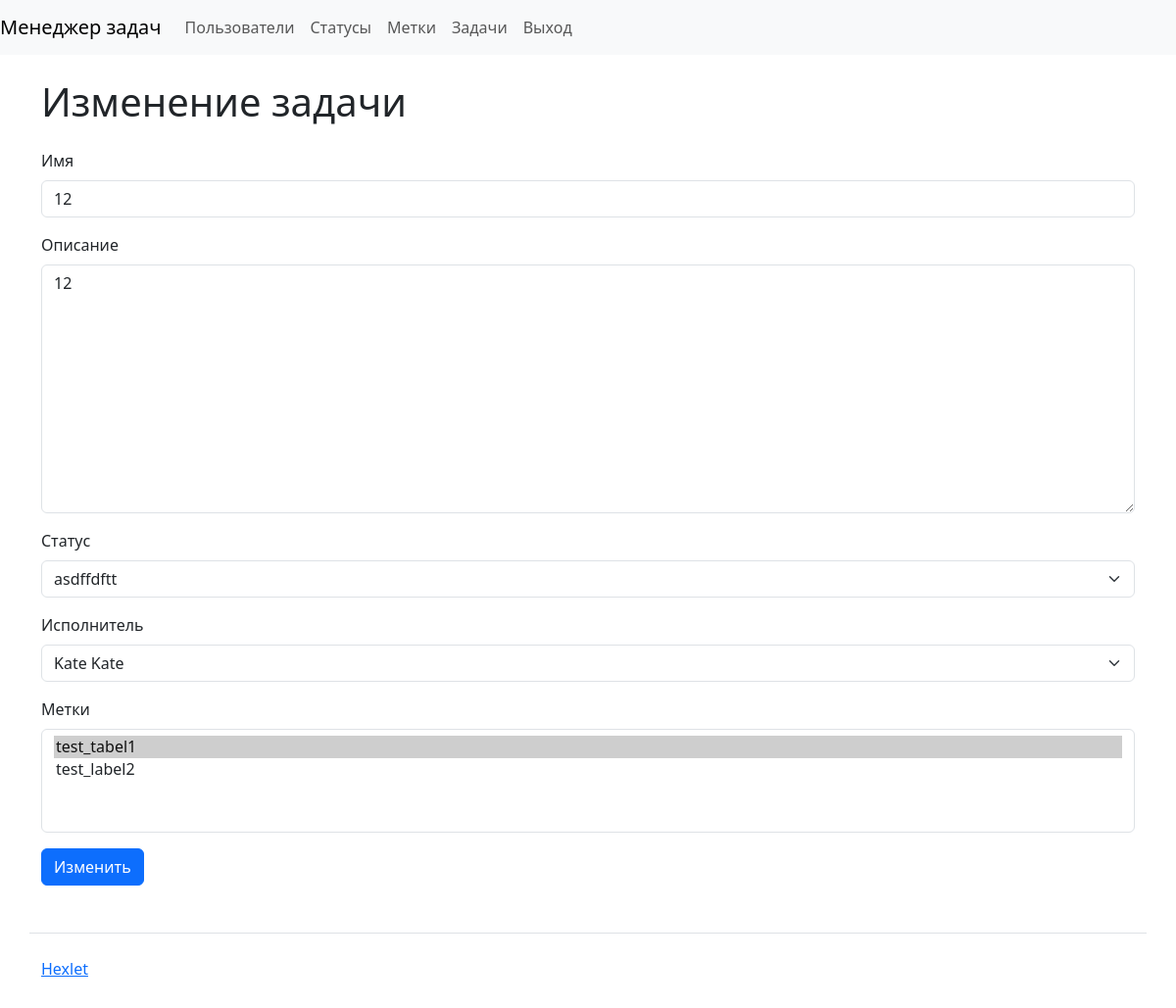
The page /tasks/14/update/ (signed in) on the database as committed earlier.
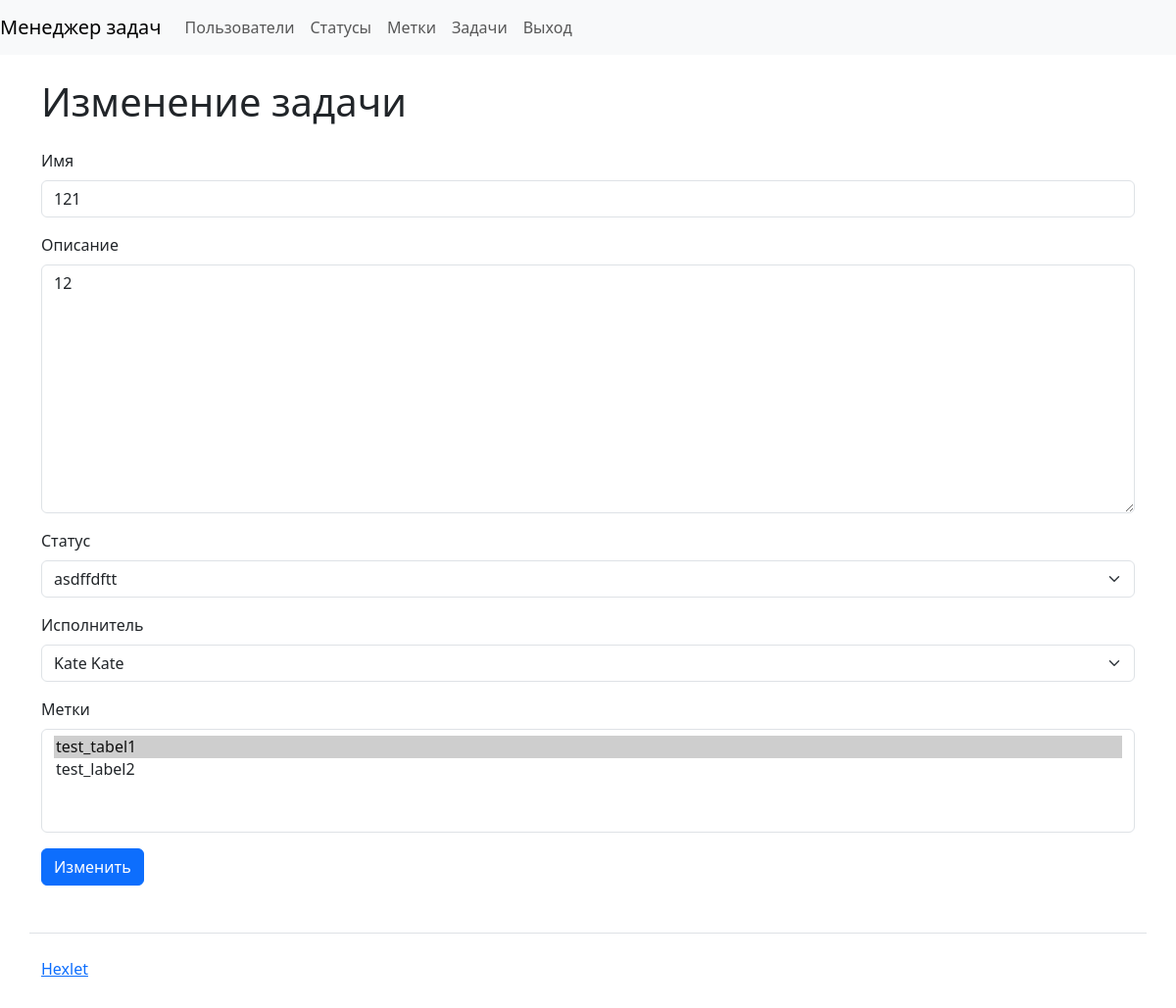
The same page on the database as committed later.
### task_manager/tasks/models.py (models this page shows, shortened)
class Task(models.Model):
    name = models.CharField(max_length=255)
    description = models.CharField(max_length=255)
    status = models.ForeignKey(
        Status, on_delete=models.RESTRICT, related_name='tasks'
    )
    author = models.ForeignKey(
        User, on_delete=models.RESTRICT, related_name='tasks_authored'
    )
    executor = models.ForeignKey(
        User, on_delete=models.RESTRICT, related_name='tasks_assigned',
        null=True
    )
    labels = models.ManyToManyField(Label)
    date_joined = DateTimeField(auto_now_add=True)

### task_manager/statuses/models.py (models this page shows)
class Status(models.Model):
    name = models.CharField(max_length=255)
    date_joined = DateTimeField(auto_now_add=True)
    def __str__(self):
        return self.name

### task_manager/tasks/views.py (the view, shortened to what this page needs)
# urls.py: path('<int:pk>/update/', views.TaskEdit.as_view(), name='edit_task'),
class TaskEdit(SpecifiedLoginRequiredMixin, SuccessMessageMixin, UpdateView):
    model = Task
    template_name = 'tasks/update.html'
    form_class = CreateTaskForm
    success_message = _("Задача успешно изменена")

### task_manager/tasks/forms.py
class CreateTaskForm(forms.ModelForm):
    name = forms.CharField(max_length=255, label='Имя')
    description = forms.CharField(
        label='Описание', required=False,
        widget=forms.Textarea(attrs={
            'class': 'form-control', 'placeholder': 'Описание'
        })
    )
    status = forms.ModelChoiceField(
        queryset=Status.objects.all(), label='Статус'
    )
    executor = forms.ModelChoiceField(
        queryset=User.objects.all(), label='Исполнитель', required=False
    )
    labels = forms.ModelMultipleChoiceField(
        queryset=Label.objects.all(), label='Метки', required=False
    )
    date_joined = DateTimeField(auto_now_add=True)
    User.__str__ = lambda self: f'{self.first_name} {self.last_name}'
    class Meta:
        model = Task
        fields = ['name', 'description', 'status', 'executor', 'labels']

### task_manager/labels/models.py (called while the page is built)
    def __str__(self):
        return self.name

### task_manager/templates/tasks/update.html (shortened to what this page needs)
{% extends "index.html" %}
{% load django_bootstrap5 %}
{% block content %}
<h1 class="my-4">Изменение задачи</h1>
<form method="post">
  {% bootstrap_form form %}
  {% bootstrap_button button_type="submit" content="Изменить" %}
  </form>
{% endblock %}

Rows that differ between the two databases and show on the page:
changed Task "asdffdftt": name "12" → "121"
